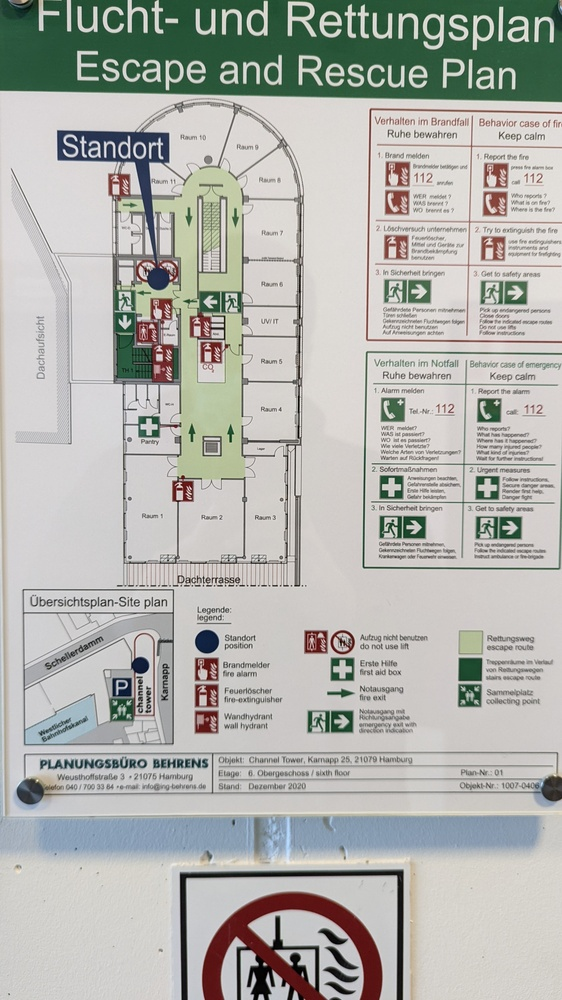
#> input picture images/6OG_feuerplan.jpg, 562 x 1000 px, shrunk from 2268 x 4032 before the run
$ python -i preprocessing.py   (imports and definitions only)
#> lines starting #> are read from the running program, lines starting #| are printed output that depends on the picture; after the words box and inside, x2 and y2 are one past the last pixel; in counts of white or black regions, pixels touching at a corner belong together
import cv2 as cv
import numpy as np
from matplotlib import pyplot as plt

def denoise(img):
    return cv.bilateralFilter(img, 9, 75, 75)


def thresolding(img):
    #blur = cv.GaussianBlur(img,(5,5),0)
    blur = cv.bilateralFilter(img, 9, 75, 75)
    if blur.shape.__len__() == 3:
        blur = cv.cvtColor(blur, cv.COLOR_RGB2GRAY)
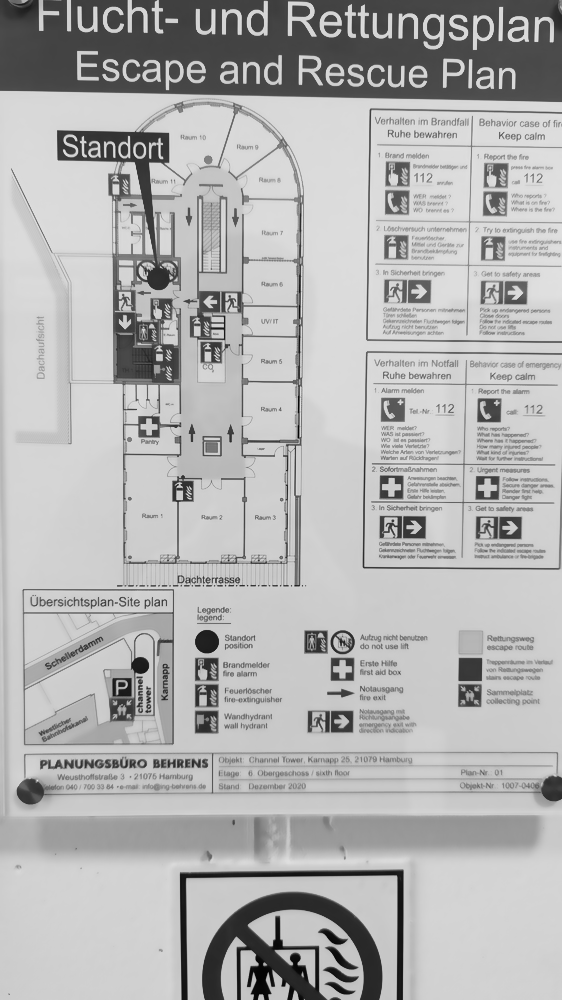
#> blur: shape (1000, 562); min 3, max 237, mean 178
    ret3, th3 = cv.threshold(blur, 0, 255, cv.THRESH_BINARY+cv.THRESH_OTSU)
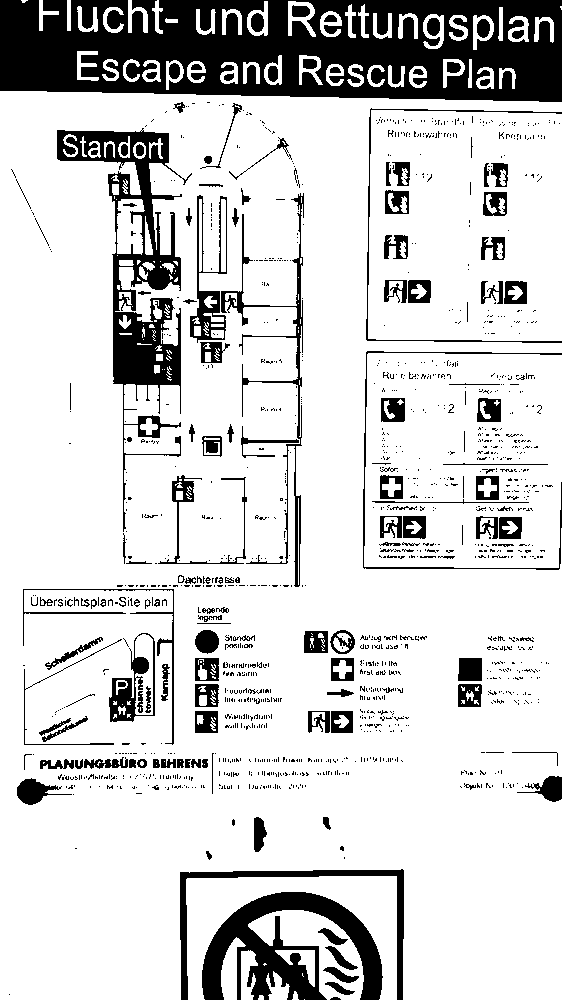
#> th3: shape (1000, 562); 82% white; 1361 black regions (1188 under 20 px), largest, box (x1, y1, x2, y2) and area: (0, 0, 562, 102) 42950, (57, 128, 192, 532) 11377, (202, 892, 383, 1000) 8815
#> ret3 = 138
    return th3

def small_structure_killer(img):
    th = thresolding(img)
    kernel = np.ones((3, 3), np.uint8)
    closing = cv.morphologyEx(th, cv.MORPH_CLOSE, kernel)
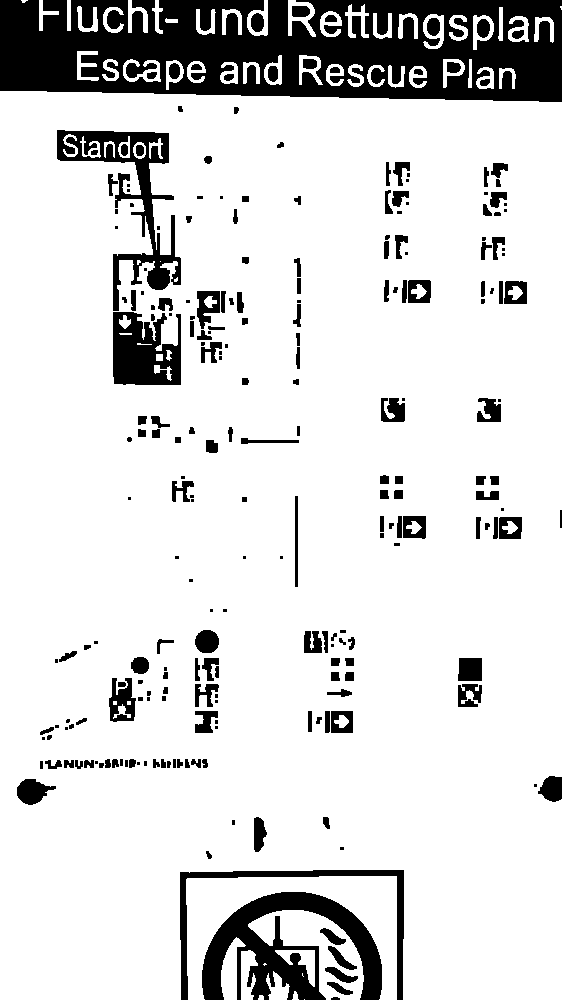
#> closing: shape (1000, 562); 85% white; 243 black regions (69 under 20 px), largest, box (x1, y1, x2, y2) and area: (0, 0, 562, 102) 42849, (202, 892, 382, 1000) 8808, (57, 130, 181, 311) 5499
    blur = cv.bilateralFilter(closing, 9, 75, 75)
    cv.imshow('closed img', blur)
    cv.waitKey()

    return closing

>>> import cv2
>>> picture = cv2.cvtColor(cv2.imread('images/6OG_feuerplan.jpg'), cv2.COLOR_BGR2RGB)
>>> result = small_structure_killer(picture)

$ run again, on images/Krankenhaus_5OG.jpg
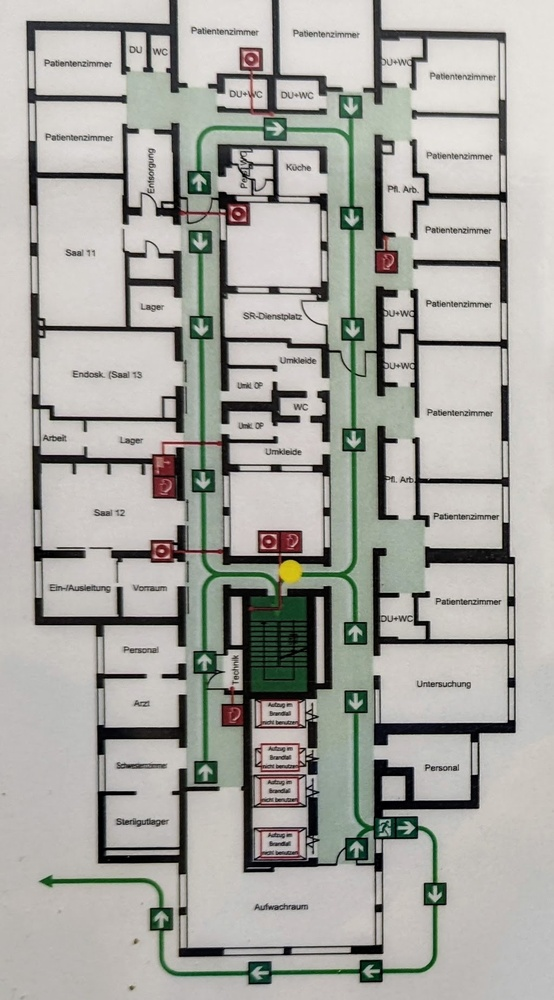
#> input picture images/Krankenhaus_5OG.jpg, 554 x 1000 px, shrunk from 1022 x 1844 before the run
#> in thresolding, `ret3, th3 = cv.threshold(blur, 0, 255, cv.THRESH_BINARY+cv.THRESH_OTSU)`:
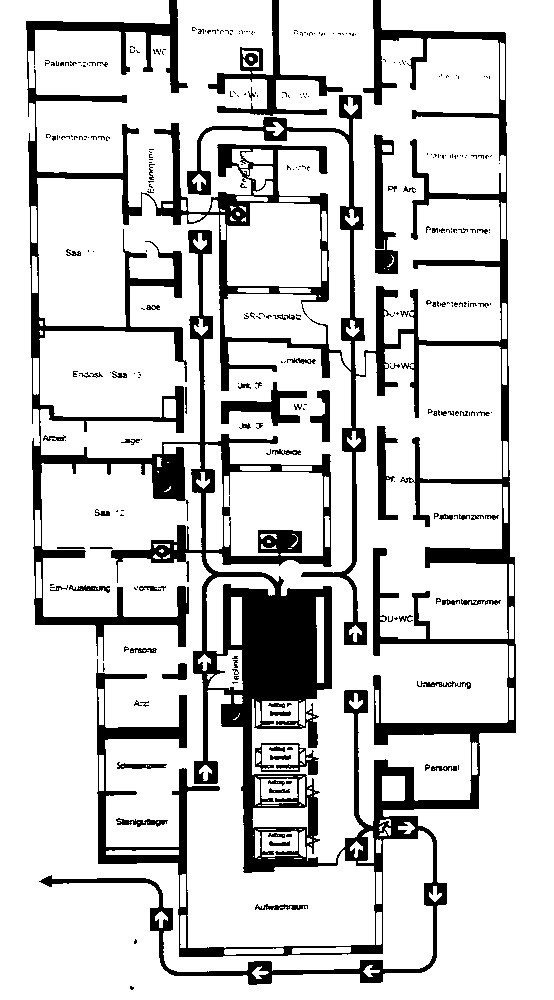
#> th3: shape (1000, 554); 82.3% white; 309 black regions (242 under 20 px), largest, box (x1, y1, x2, y2) and area: (26, 0, 516, 985) 85492, (208, 0, 343, 116) 2650, (374, 134, 398, 274) 1638
#> ret3 = 119
#> in small_structure_killer, `closing = cv.morphologyEx(th, cv.MORPH_CLOSE, kernel)`:
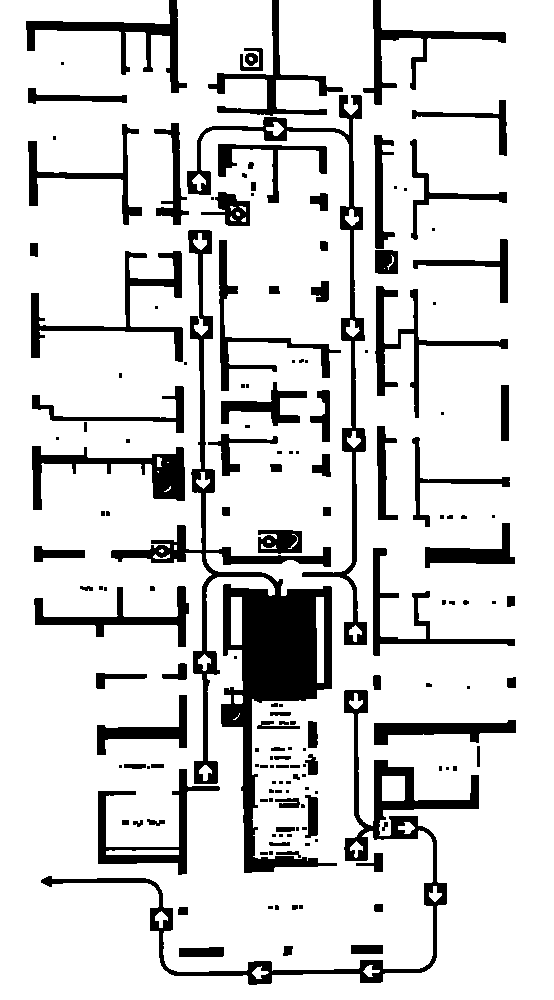
#> closing: shape (1000, 554); 84.1% white; 165 black regions (66 under 20 px), largest, box (x1, y1, x2, y2) and area: (111, 230, 337, 873) 19955, (41, 690, 479, 985) 8335, (187, 95, 367, 645) 5804

$ run again, on images/cutted_feuerplan.jpg
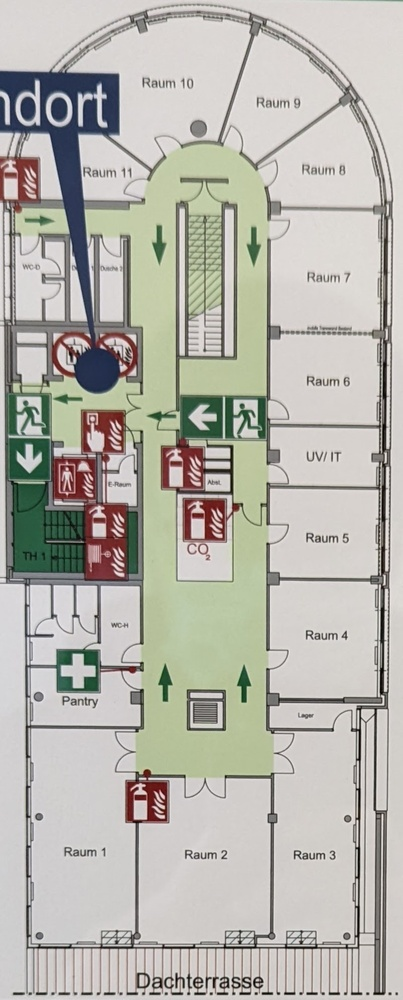
#> input picture images/cutted_feuerplan.jpg, 403 x 1000 px, shrunk from 800 x 1985 before the run
#> in thresolding, `ret3, th3 = cv.threshold(blur, 0, 255, cv.THRESH_BINARY+cv.THRESH_OTSU)`:
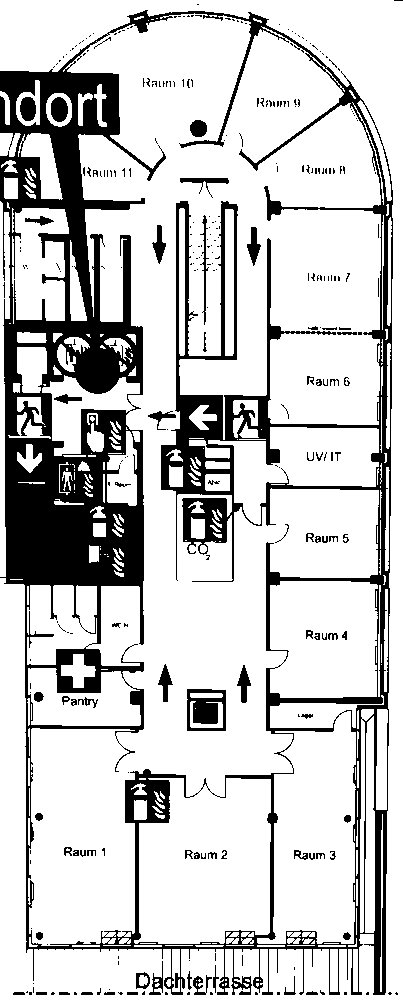
#> th3: shape (1000, 403); 79.2% white; 298 black regions (224 under 20 px), largest, box (x1, y1, x2, y2) and area: (0, 10, 393, 995) 76213, (187, 689, 226, 731) 1127, (51, 97, 68, 122) 343
#> ret3 = 147
#> in small_structure_killer, `closing = cv.morphologyEx(th, cv.MORPH_CLOSE, kernel)`:
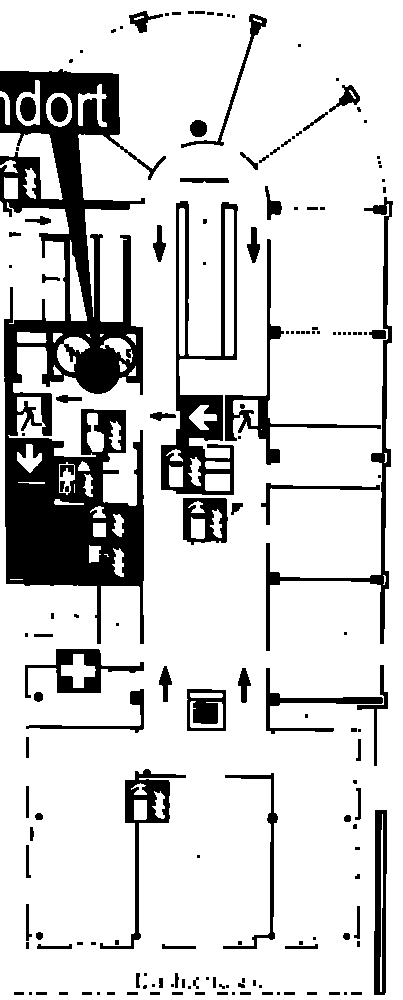
#> closing: shape (1000, 403); 82.5% white; 166 black regions (77 under 20 px), largest, box (x1, y1, x2, y2) and area: (0, 69, 166, 644) 38127, (161, 201, 238, 495) 6333, (266, 197, 393, 651) 3330
